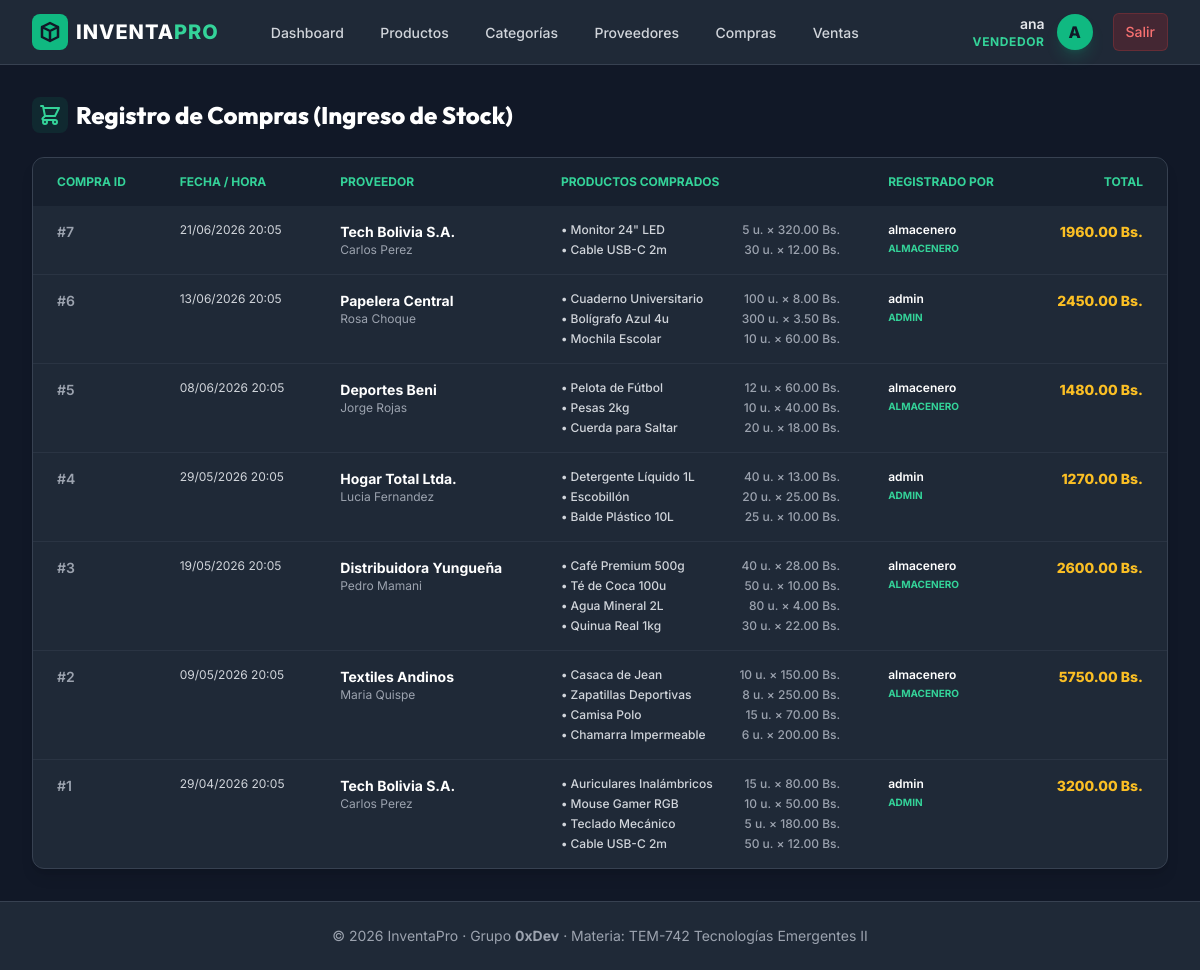
/compras/ (signed in), run on the app's committed database.
### apps/models.py (models this page shows, shortened)
class User(db.Model, UserMixin):
    __tablename__ = "users"
    id = db.Column(db.Integer, primary_key=True)
    username = db.Column(db.String(100), unique=True, nullable=False)
    email = db.Column(db.String(150), unique=True, nullable=False)
    password = db.Column(db.String(255), nullable=False)
    role = db.Column(db.String(20), default="vendedor")  # admin | almacenero | vendedor
    is_active_user = db.Column(db.Boolean, default=True)

### apps/Compras/models.py (models this page shows, shortened)
class Compra(db.Model):
    __tablename__ = "compras"
    id = db.Column(db.Integer, primary_key=True)
    fecha = db.Column(db.DateTime, default=datetime.utcnow, nullable=False)
    total = db.Column(db.Float, default=0.0)
    proveedor_id = db.Column(
        db.Integer, db.ForeignKey("proveedores.id"), nullable=False
    )
    user_id = db.Column(db.Integer, db.ForeignKey("users.id"), nullable=False)
    proveedor = db.relationship("Proveedor", back_populates="compras")
    usuario = db.relationship("User")
    items = db.relationship(
        "CompraItem", back_populates="compra", cascade="all, delete-orphan"
    )

class CompraItem(db.Model):
    __tablename__ = "compra_items"
    id = db.Column(db.Integer, primary_key=True)
    compra_id = db.Column(
        db.Integer, db.ForeignKey("compras.id"), nullable=False
    )
    producto_id = db.Column(
        db.Integer, db.ForeignKey("productos.id"), nullable=False
    )
    cantidad = db.Column(db.Integer, nullable=False)
    precio_unitario = db.Column(db.Float, nullable=False)
    compra = db.relationship("Compra", back_populates="items")
    producto = db.relationship("Producto", back_populates="compra_items")

### apps/Proveedores/models.py (models this page shows, shortened)
class Proveedor(db.Model):
    __tablename__ = "proveedores"
    id = db.Column(db.Integer, primary_key=True)
    empresa = db.Column(db.String(150), nullable=False)
    contacto = db.Column(db.String(100))
    telefono = db.Column(db.String(20))
    email = db.Column(db.String(150))
    compras = db.relationship("Compra", back_populates="proveedor")

### apps/Productos/models.py (models this page shows, shortened)
class Producto(db.Model):
    __tablename__ = "productos"
    id = db.Column(db.Integer, primary_key=True)
    nombre = db.Column(db.String(150), nullable=False)
    descripcion = db.Column(db.String(255))
    precio = db.Column(db.Float, nullable=False)
    stock = db.Column(db.Integer, nullable=False, default=0)
    stock_minimo = db.Column(db.Integer, default=5)
    categoria_id = db.Column(db.Integer, db.ForeignKey("categorias.id"), nullable=False)
    categoria = db.relationship("Categoria", back_populates="productos")
    compra_items = db.relationship("CompraItem", back_populates="producto")
    venta_items = db.relationship("VentaItem", back_populates="producto")

### apps/Compras/routes.py (the view)
@bp_compras.route("/")
@login_required
def listar():
    items = Compra.query.order_by(Compra.fecha.desc()).all()
    return render_template("compras/listar.html", items=items)

### apps/Compras/templates/compras/listar.html (shortened to what this page needs)
{% extends "base.html" %}
{% block content %}
<div class="space-y-6">
    <div class="flex justify-between items-center">
        <h2 class="text-2xl font-extrabold text-white flex items-center gap-2">
            <span class="p-1.5 bg-brand-500/10 text-brand-400 rounded-lg">
                <svg class="w-6 h-6" fill="none" stroke="currentColor" viewBox="0 0 24 24"><path stroke-linecap="round" stroke-linejoin="round" stroke-width="2" d="M3 3h2l.4 2M7 13h10l4-8H5.4M7 13L5.4 5M7 13l-2.293 2.293c-.63.63-.184 1.707.707 1.707H17m0 0a2 2 0 100 4 2 2 0 000-4zm-8 2a2 2 0 11-4 0 2 2 0 014 0z"></path></svg>
            </span>
            Registro de Compras (Ingreso de Stock)
        </h2>
    </div>
    <div class="bg-gray-800 rounded-xl border border-gray-700 overflow-hidden shadow-lg">
        <table class="w-full text-sm text-gray-300">
            <thead class="bg-gray-900/50 text-brand-400 uppercase text-xs">
                <tr>
                    <th class="px-6 py-4 text-left font-bold">Compra ID</th>
                    <th class="px-6 py-4 text-left font-bold">Fecha / Hora</th>
                    <th class="px-6 py-4 text-left font-bold">Proveedor</th>
                    <th class="px-6 py-4 text-left font-bold">Productos Comprados</th>
                    <th class="px-6 py-4 text-left font-bold">Registrado Por</th>
                    <th class="px-6 py-4 text-right font-bold">Total</th>
                </tr>
            </thead>
            <tbody class="divide-y divide-gray-700/50">
                {% for item in items %}
                <tr class="hover:bg-gray-750/30 transition align-top">
                    <td class="px-6 py-4 whitespace-nowrap text-gray-400 font-semibold">#{{ item.id }}</td>
                    <td class="px-6 py-4 whitespace-nowrap text-xs text-gray-350">{{ item.fecha.strftime('%d/%m/%Y %H:%M') }}</td>
                    <td class="px-6 py-4 whitespace-nowrap">
                        <div class="font-bold text-white">{{ item.proveedor.empresa }}</div>
                        <div class="text-xs text-gray-400">{{ item.proveedor.contacto }}</div>
                    </td>
                    <td class="px-6 py-4">
                        <div class="space-y-1">
                            {% for item_p in item.items %}
                            <div class="text-xs font-medium text-gray-300 flex items-center justify-between gap-4">
                                <span>• {{ item_p.producto.nombre }}</span>
                                <span class="text-gray-400 whitespace-nowrap">{{ item_p.cantidad }} u. &times; {{ "%.2f"|format(item_p.precio_unitario) }} Bs.</span>
                            </div>
                            {% endfor %}
                        </div>
                    </td>
                    <td class="px-6 py-4 whitespace-nowrap">
                        <div class="text-white text-xs font-semibold">{{ item.usuario.username }}</div>
                        <div class="text-brand-400 text-[10px] uppercase font-bold">{{ item.usuario.role }}</div>
                    </td>
                    <td class="px-6 py-4 whitespace-nowrap text-right font-extrabold text-amber-400">
                        {{ "%.2f"|format(item.total) }} Bs.
                    </td>
                </tr>
                {% endfor %}
            </tbody>
        </table>
    </div>
</div>
{% endblock %}

### apps/templates/base.html (shortened to what this page needs)
<!DOCTYPE html>
<html lang="es" class="h-full bg-gray-900 text-gray-100">
<head>
    <script src="https://cdn.tailwindcss.com"></script>
</head>
<body class="h-full flex flex-col justify-between">
    <div>
        <nav class="bg-gray-800 border-b border-gray-700">
            <div class="max-w-7xl mx-auto px-4 sm:px-6 lg:px-8">
                <div class="flex items-center justify-between h-16">
                    <div class="flex items-center">
                        <a href="{{ url_for('bp_core.index') }}" class="flex items-center gap-2 text-white font-extrabold text-xl tracking-wider">
                            <span class="bg-brand-500 text-gray-900 rounded-lg p-1.5 flex items-center justify-center">
                                <svg class="w-6 h-6" fill="none" stroke="currentColor" viewBox="0 0 24 24" xmlns="http://www.w3.org/2000/svg">
                                    <path stroke-linecap="round" stroke-linejoin="round" stroke-width="2.5" d="M20 7l-8-4-8 4m16 0l-8 4m8-4v10l-8 4m0-10L4 7m8 4v10M4 7v10l8 4"></path>
                                </svg>
                            </span>
                            <span>INVENTA<span class="text-brand-400">PRO</span></span>
                        </a>
                        {% if current_user.is_authenticated %}
                        <div class="hidden md:block ml-10 flex items-baseline space-x-2">
                            <a href="{{ url_for('bp_core.index') }}" class="text-gray-300 hover:bg-gray-700 hover:text-white px-3 py-2 rounded-md text-sm font-medium transition duration-200">Dashboard</a>
                            <a href="{{ url_for('bp_productos.listar') }}" class="text-gray-300 hover:bg-gray-700 hover:text-white px-3 py-2 rounded-md text-sm font-medium transition duration-200">Productos</a>
                            <a href="{{ url_for('bp_categorias.listar') }}" class="text-gray-300 hover:bg-gray-700 hover:text-white px-3 py-2 rounded-md text-sm font-medium transition duration-200">Categorías</a>
                            <a href="{{ url_for('bp_proveedores.listar') }}" class="text-gray-300 hover:bg-gray-700 hover:text-white px-3 py-2 rounded-md text-sm font-medium transition duration-200">Proveedores</a>
                            <a href="{{ url_for('bp_compras.listar') }}" class="text-gray-300 hover:bg-gray-700 hover:text-white px-3 py-2 rounded-md text-sm font-medium transition duration-200">Compras</a>
                            <a href="{{ url_for('bp_ventas.listar') }}" class="text-gray-300 hover:bg-gray-700 hover:text-white px-3 py-2 rounded-md text-sm font-medium transition duration-200">Ventas</a>
                        </div>
                        {% endif %}
                    </div>
                    <div class="flex items-center gap-4">
                        {% if current_user.is_authenticated %}
                        <div class="flex items-center gap-3">
                            <div class="text-right hidden sm:block">
                                <p class="text-sm font-semibold text-gray-200">{{ current_user.username }}</p>
                                <p class="text-xs text-brand-400 uppercase tracking-wider font-bold">{{ current_user.role }}</p>
                            </div>
                            <span class="h-9 w-9 rounded-full bg-brand-500 text-gray-900 font-extrabold flex items-center justify-center uppercase shadow-lg shadow-brand-500/20">
                                {{ current_user.username[0] }}
                            </span>
                            <a href="{{ url_for('auth.logout') }}" class="ml-2 bg-red-600/20 hover:bg-red-600 text-red-400 hover:text-white px-3 py-2 rounded-md text-sm font-medium border border-red-500/20 transition duration-200">
                                Salir
                            </a>
                        </div>
                        {% endif %}
                    </div>
                </div>
            </div>
        </nav>
        <main class="max-w-7xl mx-auto px-4 sm:px-6 lg:px-8 py-8">
            {% block content %}{% endblock %}
        </main>
    </div>
    <footer class="bg-gray-800 border-t border-gray-700 py-6 text-center text-sm text-gray-400">
        <div class="max-w-7xl mx-auto px-4">
            <p>&copy; 2026 InventaPro &middot; Grupo <strong>0xDev</strong> &middot; Materia: TEM-742 Tecnologías Emergentes II</p>
        </div>
    </footer>
</body>
</html>

### apps/templates/base.html (style rules this page uses)
body { font-family: 'Inter', sans-serif; }
h1, h2, h3, h4, h5, h6 { font-family: 'Outfit', sans-serif; }

### data on the page
User: username "ana", role "VENDEDOR", username "A"
Compra: id "7", fecha "21/06/2026 20:05", proveedor.empresa "Tech Bolivia S.A.", proveedor.contacto "Carlos Perez", usuario.username "almacenero", usuario.role "ALMACENERO", total "1960.00"
CompraItem: producto.nombre "Monitor 24\" LED", cantidad "5", precio_unitario "320.00"
CompraItem: producto.nombre "Cable USB-C 2m", cantidad "30", precio_unitario "12.00"
Compra: id "6", fecha "13/06/2026 20:05", proveedor.empresa "Papelera Central", proveedor.contacto "Rosa Choque", usuario.username "admin", usuario.role "ADMIN", total "2450.00"
CompraItem: producto.nombre "Cuaderno Universitario", cantidad "100", precio_unitario "8.00"
CompraItem: producto.nombre "Bolígrafo Azul 4u", cantidad "300", precio_unitario "3.50"
CompraItem: producto.nombre "Mochila Escolar", cantidad "10", precio_unitario "60.00"
Compra: id "5", fecha "08/06/2026 20:05", proveedor.empresa "Deportes Beni", proveedor.contacto "Jorge Rojas", usuario.username "almacenero", usuario.role "ALMACENERO", total "1480.00"
CompraItem: producto.nombre "Pelota de Fútbol", cantidad "12", precio_unitario "60.00"
CompraItem: producto.nombre "Pesas 2kg", cantidad "10", precio_unitario "40.00"
CompraItem: producto.nombre "Cuerda para Saltar", cantidad "20", precio_unitario "18.00"
Compra: id "4", fecha "29/05/2026 20:05", proveedor.empresa "Hogar Total Ltda.", proveedor.contacto "Lucia Fernandez", usuario.username "admin", usuario.role "ADMIN", total "1270.00"
CompraItem: producto.nombre "Detergente Líquido 1L", cantidad "40", precio_unitario "13.00"
CompraItem: producto.nombre "Escobillón", cantidad "20", precio_unitario "25.00"
CompraItem: producto.nombre "Balde Plástico 10L", cantidad "25", precio_unitario "10.00"
Compra: id "3", fecha "19/05/2026 20:05", proveedor.empresa "Distribuidora Yungueña", proveedor.contacto "Pedro Mamani", usuario.username "almacenero", usuario.role "ALMACENERO", total "2600.00"
CompraItem: producto.nombre "Café Premium 500g", cantidad "40", precio_unitario "28.00"
CompraItem: producto.nombre "Té de Coca 100u", cantidad "50", precio_unitario "10.00"
CompraItem: producto.nombre "Agua Mineral 2L", cantidad "80", precio_unitario "4.00"
CompraItem: producto.nombre "Quinua Real 1kg", cantidad "30", precio_unitario "22.00"
Compra: id "2", fecha "09/05/2026 20:05", proveedor.empresa "Textiles Andinos", proveedor.contacto "Maria Quispe", usuario.username "almacenero", usuario.role "ALMACENERO", total "5750.00"
CompraItem: producto.nombre "Casaca de Jean", cantidad "10", precio_unitario "150.00"
CompraItem: producto.nombre "Zapatillas Deportivas", cantidad "8", precio_unitario "250.00"
CompraItem: producto.nombre "Camisa Polo", cantidad "15", precio_unitario "70.00"
CompraItem: producto.nombre "Chamarra Impermeable", cantidad "6", precio_unitario "200.00"
Compra: id "1", fecha "29/04/2026 20:05", proveedor.empresa "Tech Bolivia S.A.", proveedor.contacto "Carlos Perez", usuario.username "admin", usuario.role "ADMIN", total "3200.00"
CompraItem: producto.nombre "Auriculares Inalámbricos", cantidad "15", precio_unitario "80.00"
CompraItem: producto.nombre "Mouse Gamer RGB", cantidad "10", precio_unitario "50.00"
CompraItem: producto.nombre "Teclado Mecánico", cantidad "5", precio_unitario "180.00"
CompraItem: producto.nombre "Cable USB-C 2m", cantidad "50", precio_unitario "12.00"
